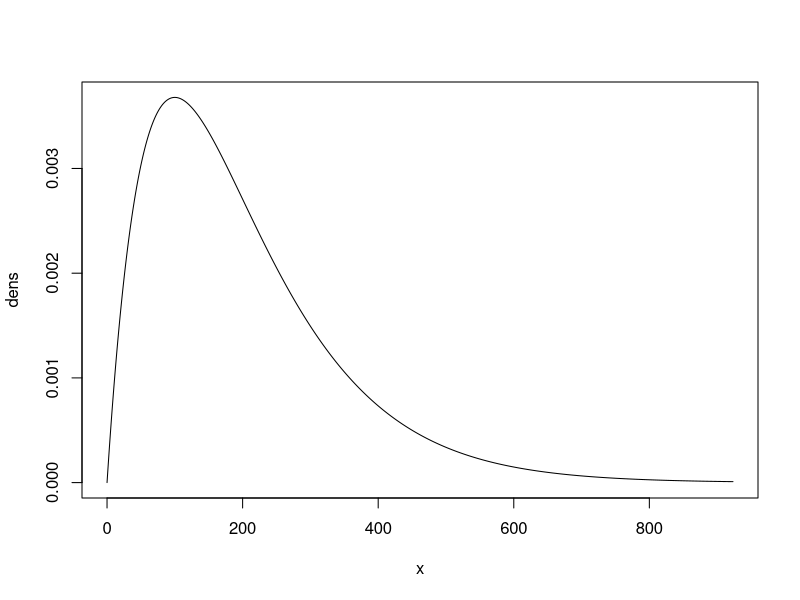

Recreate this plot in R.
### R script to define gamma-distributed priors for the lamba parameter in SNAPP analyses.
### By Ivan Prates, June 2018.
### Smithsonian National Museum of Natural History, Washington DC, USA.

#install.packages("viridis")
library(viridis)

# Setting Yule diversification process (lambda) prior
ntips = 3
rate = 213.675213675 # This is the value we need
height = 0.0039
length = 0.00936

# Then, implement gamma parameters as:
shape = 2
scale = 100

# Plot:
x.max = qgamma(0.999, shape = 2.0, scale = 100.0)
x = seq(from=0, to=x.max, by=x.max/1000)
dens = dgamma(x, shape = 2.0, scale = 100.0)
plot(x, dens, type='l')

median(dgamma(x, shape = 2.0, scale = 100.0))

mean_gam = shape*scale
mean_gam

var_gam = shape*(scale^2)
var_gam
